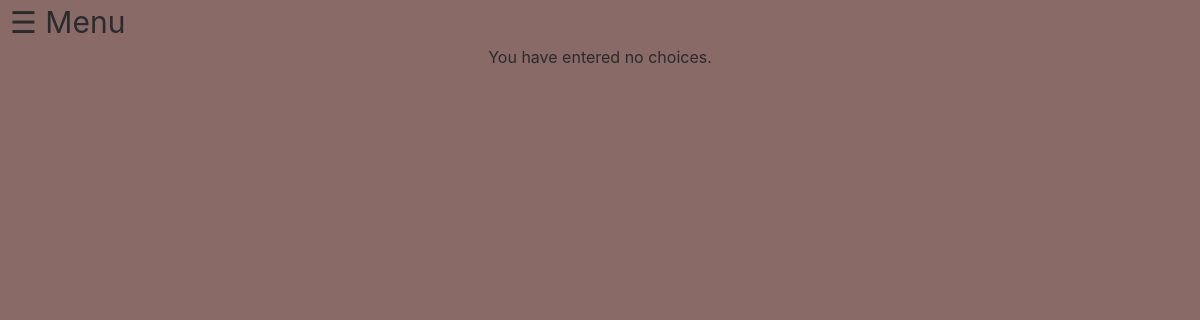
Before: /dartboard/choices (signed in) with the older database file.
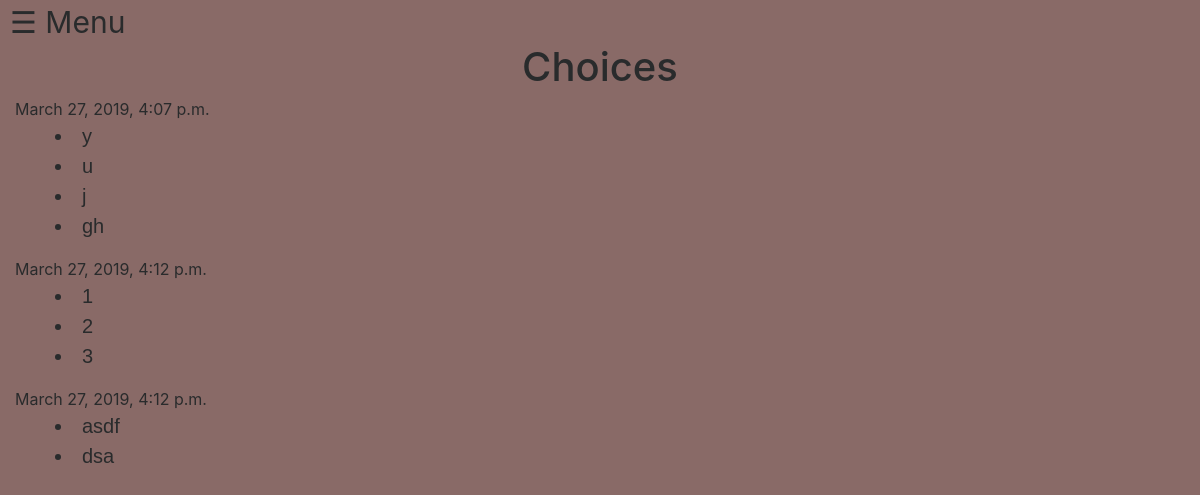
After: the same page with the newer database file.
### dartboard/models.py (models this page shows, shortened)
class Decision(models.Model):
    author = models.ForeignKey(User, on_delete=models.SET_NULL, null=True)
    timestamp = models.DateTimeField(max_length=200, blank=True)

class Choice(models.Model):
    author = models.ForeignKey(User, on_delete=models.SET_NULL, null=True)
    decision = models.ForeignKey('Decision', on_delete=models.SET_NULL, null=True)
    name = models.CharField(max_length=200, help_text='Enter the name of the choice')
    """
    def get_absolute_url(self):
        #Returns the url to access a detail record for this book.
        return reverse('choice-detail-view', args=[str(self.id)])
    """

### dartboard/views.py (the view)
# urls.py: path('choices', views.view_choices, name='choices'),
def view_choices(request):
    template_name ='choice_list_author.html'
    context = {'choice_list' : Choice.objects.filter(author=request.user)}
    return render(request, 'choice_list_author.html', context=context)

### dartboard/templates/choice_list_author.html
{% extends "base_generic.html" %}
{% block content %}
{% if choice_list %}
{% regroup choice_list by decision.timestamp as choices %}
<div class="row">
	<div class="col-md-12">
		<h1 style="text-align:center">Choices</h1>
		{% for decision in choices %}
		{{ decision.grouper }}
		<ul class="choice-list">
			{% for choice in decision.list %}
			<li>{{ choice.name }}</li>
			{% endfor %}
		</ul>
		{% endfor %}
	</div>
</div>
{% else %}
<div class="row">
	<div class="col-md-1">
	</div>
	<div class="col-md-10">
		<p style="text-align:center">You have entered no choices.</p>
	</div>
</div>
{% endif %}
{% endblock %}

### dartboard/templates/base_generic.html (shortened to what this page needs)
<!DOCTYPE html>
<html lang="en">
<head>
  <link rel="stylesheet" href="https://stackpath.bootstrapcdn.com/bootstrap/4.1.3/css/bootstrap.min.css">
  {% load static %}
  <link rel="stylesheet" href="{% static 'css/styles.css' %}">
  <link rel="stylesheet" href="{% static 'css/bootstrap.css' %}">
  <link rel="stylesheet" href="//code.jquery.com/ui/1.8.10/themes/smoothness/jquery-ui.css" type="text/css">
</head>
<body class="background">
  <div class="container-fluid">
    <div class="row">
      <span class="sidebar-button" onclick="openNav()">&#9776; Menu</span>
      <div class="col-sm-12 ">{% block content %}{% endblock %}</div>
    </div>
  </div>
</body>
</html>

### dartboard/static/css/styles.css (style rules this page uses)
.sidebar-button { font-size: 30px; cursor: pointer; margin-left: 10px; }
.background { background-color: #896a67; }
.choice-list { list-style: inside; font-family: Futura, Trebuchet MS, Arial, sans-serif; font-size: 20px; }

Changed rows visible on the page:
added Decision: grouper "March 27, 2019, 4:07 p.m."
added Choice: name "y", shown under "March 27, 2019, 4:07 p.m."
added Choice: name "u", shown under "March 27, 2019, 4:07 p.m."
added Choice: name "j", shown under "March 27, 2019, 4:07 p.m."
added Choice: name "gh", shown under "March 27, 2019, 4:07 p.m."
added Decision: grouper "March 27, 2019, 4:12 p.m."
added Choice: name "1", shown under "March 27, 2019, 4:12 p.m."
added Choice: name "2", shown under "March 27, 2019, 4:12 p.m."
added Choice: name "3", shown under "March 27, 2019, 4:12 p.m."
added Decision: grouper "March 27, 2019, 4:12 p.m."
added Choice: name "asdf", shown under "March 27, 2019, 4:12 p.m."
added Choice: name "dsa", shown under "March 27, 2019, 4:12 p.m."
Other visible differences:
text no longer shown: "You have entered no choices."
text now shown: "Choices"
